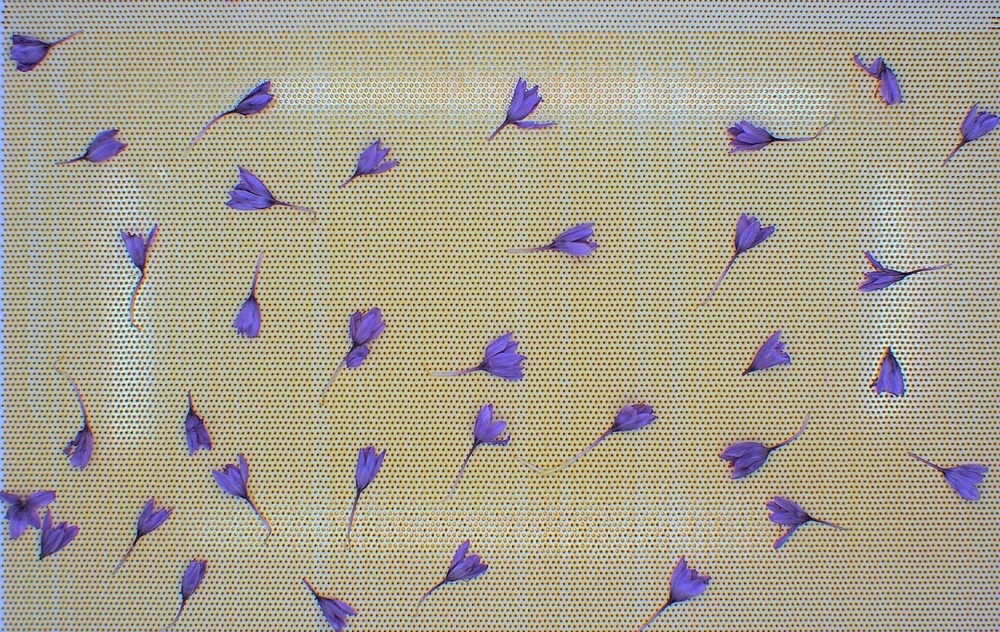
#> input picture HWs/2/HW2/images/saffrun.jpg, 1000 x 632 px, shrunk from 1290 x 815 before the run
$ jupyter execute --allow-errors Other_Qs.ipynb   (older library calls are emulated)
#> lines starting #> are read from the running program, lines starting #| are printed output that depends on the picture; after the words box and inside, x2 and y2 are one past the last pixel; in counts of white or black regions, pixels touching at a corner belong together
Q2

PART A

[cell 1]
import numpy as np
import math
import cv2
import matplotlib.pyplot as plt
from matplotlib.colors import LogNorm

[cell 2]
def delete_noise(image):

    dnoise = image.copy()
    himg = dnoise.shape[0]
    wimg = dnoise.shape[1]

    # Convert to frekans domain
    dnoise = np.fft.fft2(dnoise)
    plt.imshow(np.abs(dnoise), norm=LogNorm(vmin=5))
    plt.title("noisy image in domian frekans")
    plt.show()

    # Remove 76% of middle frekas and keep 12% of begin and 12% of end frekans (for of circularity of frekans)
    ratio = 0.12
    dnoise[:, int(wimg * ratio):int(wimg * (1 - ratio))] = 0
    dnoise[int(himg * ratio):int(himg * (1 - ratio))] = 0
    plt.imshow(np.abs(dnoise), norm=LogNorm(vmin=4))
    plt.title("noisy image in after ignore some frekans")
    plt.show()

    # Convert to space domain
    dnoise = np.fft.ifft2(dnoise).real
    return dnoise

[cell 3]
noisy_image = cv2.imread("./images/saffrun.jpg", 0)
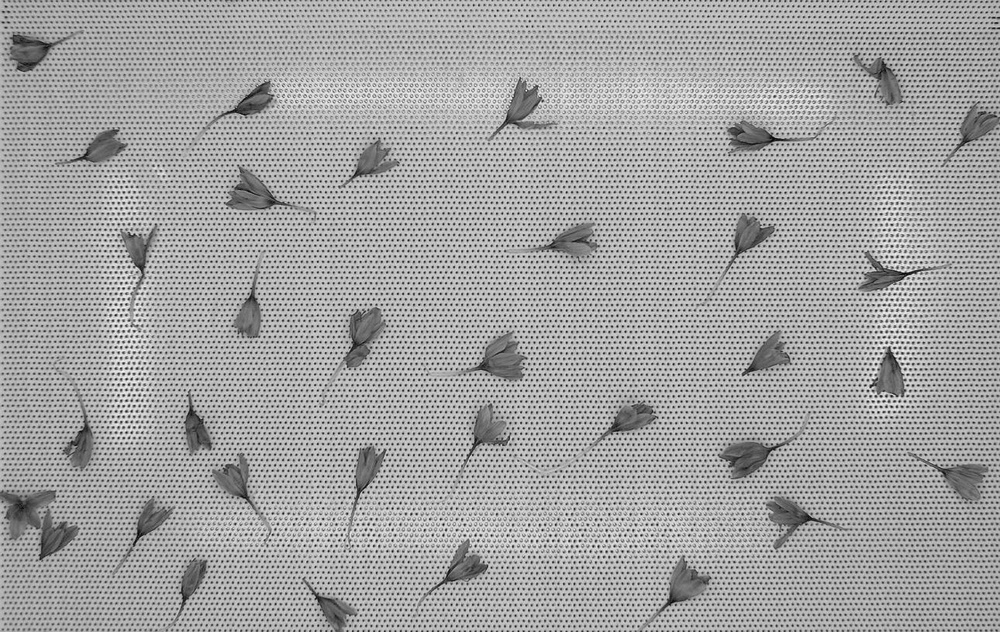
#> noisy_image: shape (632, 1000); min 2, max 254, mean 163.2
plt.imshow(noisy_image, cmap="gray")
plt.title("Original Image(have noise)")
plt.show()

dnoise_image = delete_noise(noisy_image)
#> in delete_noise, `plt.show()`:
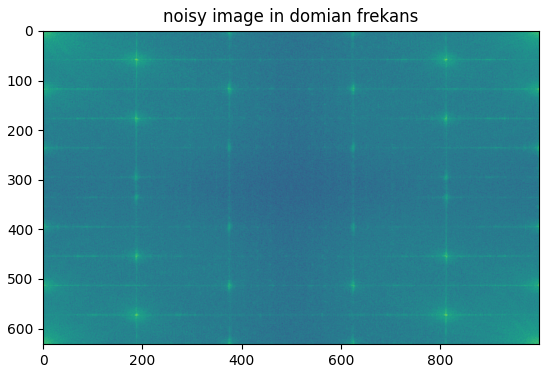
#> figure drawn by matplotlib, 1 panel
#> in delete_noise, `plt.show()`:
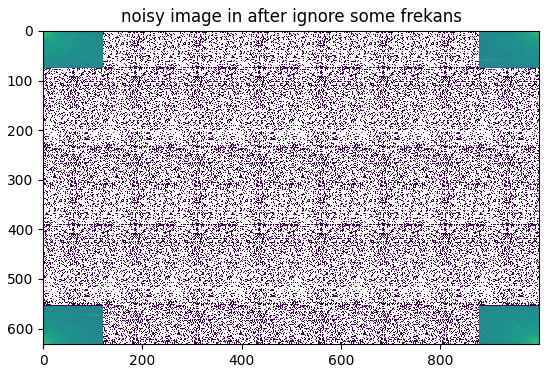
#> figure drawn by matplotlib, 1 panel
#> in delete_noise, `dnoise = np.fft.ifft2(dnoise).real`:
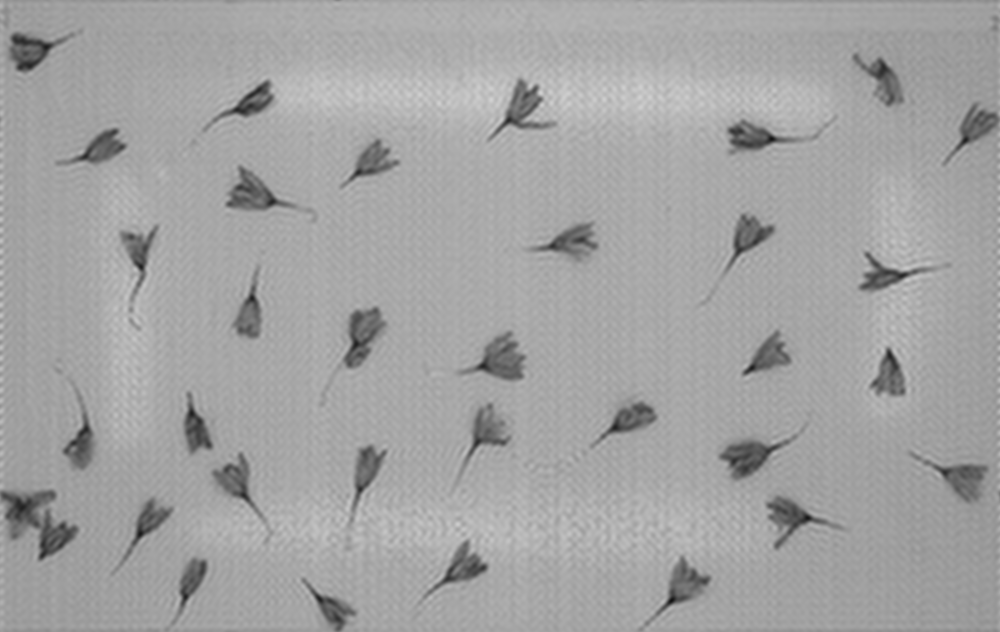
#> dnoise: shape (632, 1000) float64; min 17.58, max 210.2, mean 163.2
plt.imshow(dnoise_image, cmap="gray")
plt.title("dnoise Image")
plt.show()

PART B

[cell 4]
img_c = cv2.Canny(np.uint8(dnoise_image), 20, 130)
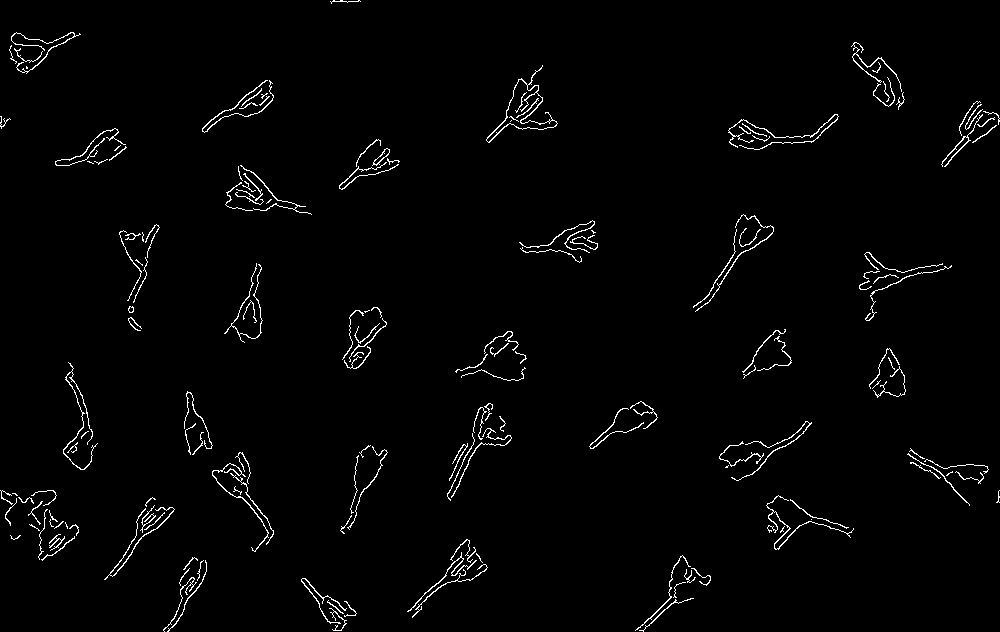
#> img_c: shape (632, 1000); 1.8% white in thin lines or dots
plt.imshow(img_c, cmap="gray")
plt.title("detect edge in  finall Image")
plt.show()

part c

[cell 5]
direc=np.zeros(img_c.shape)
gy = cv2.Sobel(img_c,cv2.CV_64F,0,1,ksize=3)
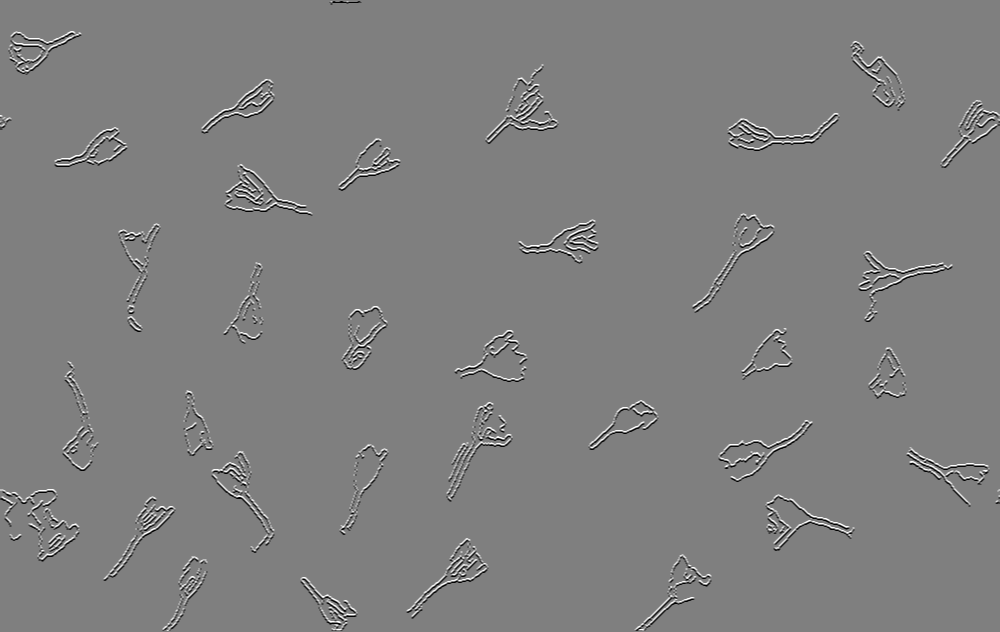
#> gy: shape (632, 1000) float64; min -1020, max 1020, mean 0; drawn with min black and max white
gx = cv2.Sobel(img_c,cv2.CV_64F,1,0,ksize=3)

size_img=len(direc)
#> size_img = 632
a=len(direc[0])
#> a = 1000
for i  in range (size_img):
    for  j in range(a):
        direc[i,j]=math.atan2(gx[i,j],gy[i,j])
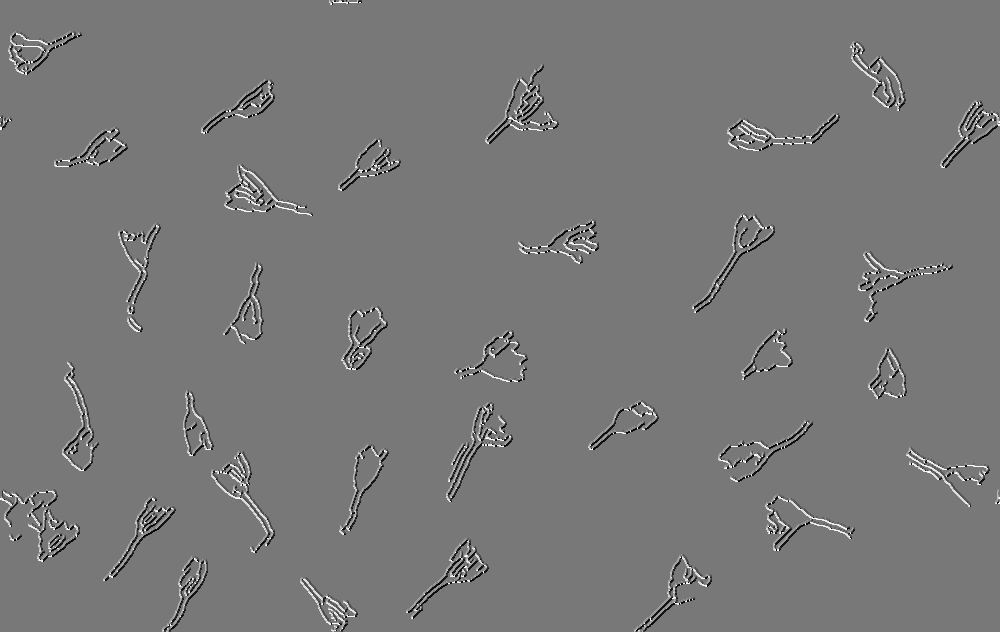
#> direc: shape (632, 1000) float64; min -2.82, max 3.14, mean -0.00178; drawn with min black and max white
plt.title('dir')
plt.imshow(direc,cmap='gray')
np.max(direc)
#> Out = 3.14

Q5

PART A

[cell 6]
img1=cv2.imread('./images/Q7.png')
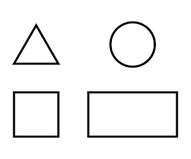
#> input picture HWs/2/HW2/images/Q7.png, 191 x 159 px, shrunk from 246 x 205 before the run
#> img1 is the input picture: shape (159, 191, 3); min 0, max 255, mean 242.3
#for other page use cvtcolor and change channel
img=cv2.cvtColor(img1,cv2.COLOR_BGR2GRAY)
plt.imshow(img)

part b

[cell 7]
#with findcontours function find edge
#help sites:https://learnopencv.com/contour-detection-using-opencv-python-c/

nimg=img.copy()
img_c=cv2.Canny(img,100,250)
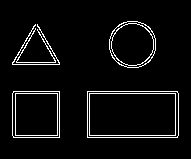
#> img_c: shape (159, 191); 4.8% white in thin lines or dots, all inside (x1, y1, x2, y2) = (12, 21, 179, 138)
contours,hierarchy=cv2.findContours(img_c,cv2.RETR_EXTERNAL,
                            cv2.CHAIN_APPROX_NONE)
#> contours = 5 contours; box (x1, y1, x2, y2) and area: (87, 91, 179, 138) 4183, (12, 91, 60, 138) 2159, (109, 21, 156, 68) 1718, (12, 24, 60, 65) 29, (16, 28, 56, 63) 23
#> (the rest of this cell did not finish here and is left out)

part c

[cell 8]
for i in contours:
    ep=0.01*cv2.arcLength(i,True)
    approx=cv2.approxPolyDP(i,ep,True)
    cv2.drawContours(img,[approx],0,(0),3)
#now write name of shape in image
    a,b=approx[0][0]
    ln=len(approx)
    if ln==3:
        cv2.putText(img,"triangle",(a,b),cv2.FONT_HERSHEY_COMPLEX,0.6,220,1)
    elif ln==4:
        cv2.putText(img,"rectangle",(a,b),cv2.FONT_HERSHEY_COMPLEX,0.6,100,1)
    elif ln==5:
        cv2.putText(img,"5 angles",(a,b),cv2.FONT_HERSHEY_COMPLEX,0.6,0,1)
    elif ln<15 and ln>6:
        cv2.putText(img,"ellipse",(a,b),cv2.FONT_HERSHEY_COMPLEX,0.6,50,1)
    else:
        cv2.putText(img,"circle",(a,b),cv2.FONT_HERSHEY_COMPLEX,0.6,100,1)
#> this loop made 5 passes
#> (ep, a, b, ln) on passes 3 to 5: (2.41, 35, 28, 6), (2.9, 12, 62, 6), (1.55, 123, 22, 12)
#> (ep, approx, a, b, ln) on passes 1 to 2: (2.73, [[87, 91], [87, 137], [178, 135], [177, 91]], 87, 91, 4), (1.85, [[13, 91], [13, 137], [59, 137], [59, 91]], 13, 91, 4)
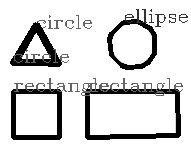
#> img: shape (159, 191); min 0, max 255, mean 218.3

plt.imshow(img,cmap='gray')
plt.title("final ans")
plt.show()
